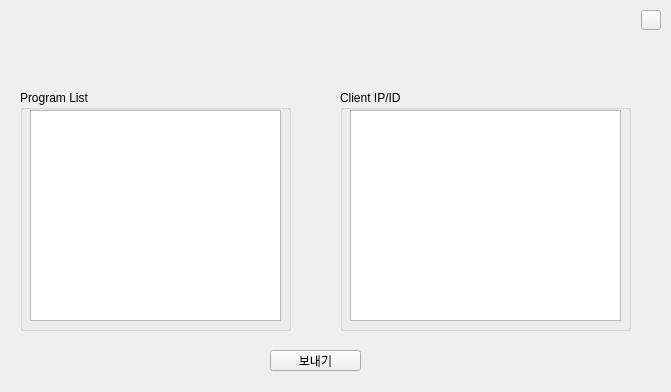
<?xml version="1.0" encoding="UTF-8"?>
<ui version="4.0">
 <class>Form</class>
 <widget class="QWidget" name="Form">
  <property name="geometry">
   <rect>
    <x>0</x>
    <y>0</y>
    <width>671</width>
    <height>392</height>
   </rect>
  </property>
  <property name="palette">
   <palette>
    <active>
     <colorrole role="NoRole">
      <brush brushstyle="SolidPattern">
       <color alpha="255">
        <red>240</red>
        <green>240</green>
        <blue>240</blue>
       </color>
      </brush>
     </colorrole>
    </active>
    <inactive>
     <colorrole role="NoRole">
      <brush brushstyle="SolidPattern">
       <color alpha="255">
        <red>240</red>
        <green>240</green>
        <blue>240</blue>
       </color>
      </brush>
     </colorrole>
    </inactive>
    <disabled>
     <colorrole role="NoRole">
      <brush brushstyle="SolidPattern">
       <color alpha="255">
        <red>240</red>
        <green>240</green>
        <blue>240</blue>
       </color>
      </brush>
     </colorrole>
    </disabled>
   </palette>
  </property>
  <property name="windowTitle">
   <string>Form</string>
  </property>
  <widget class="QGroupBox" name="groupBox">
   <property name="geometry">
    <rect>
     <x>20</x>
     <y>90</y>
     <width>271</width>
     <height>241</height>
    </rect>
   </property>
   <property name="autoFillBackground">
    <bool>false</bool>
   </property>
   <property name="title">
    <string>Program List</string>
   </property>
   <widget class="QListWidget" name="ProgramList">
    <property name="geometry">
     <rect>
      <x>10</x>
      <y>20</y>
      <width>251</width>
      <height>211</height>
     </rect>
    </property>
    <property name="selectionMode">
     <enum>QAbstractItemView::MultiSelection</enum>
    </property>
    <property name="selectionBehavior">
     <enum>QAbstractItemView::SelectRows</enum>
    </property>
    <property name="selectionRectVisible">
     <bool>true</bool>
    </property>
    <property name="sortingEnabled">
     <bool>false</bool>
    </property>
   </widget>
  </widget>
  <widget class="QGroupBox" name="groupBox_2">
   <property name="geometry">
    <rect>
     <x>340</x>
     <y>90</y>
     <width>291</width>
     <height>241</height>
    </rect>
   </property>
   <property name="title">
    <string>Client IP/ID</string>
   </property>
   <widget class="QListWidget" name="IpaddressList">
    <property name="geometry">
     <rect>
      <x>10</x>
      <y>20</y>
      <width>271</width>
      <height>211</height>
     </rect>
    </property>
    <property name="selectionMode">
     <enum>QAbstractItemView::MultiSelection</enum>
    </property>
    <property name="selectionRectVisible">
     <bool>true</bool>
    </property>
   </widget>
  </widget>
  <widget class="QPushButton" name="sendbutton">
   <property name="geometry">
    <rect>
     <x>270</x>
     <y>350</y>
     <width>91</width>
     <height>21</height>
    </rect>
   </property>
   <property name="cursor">
    <cursorShape>PointingHandCursor</cursorShape>
   </property>
   <property name="text">
    <string>보내기</string>
   </property>
  </widget>
  <widget class="QPushButton" name="Closebutton">
   <property name="geometry">
    <rect>
     <x>641</x>
     <y>10</y>
     <width>20</width>
     <height>20</height>
    </rect>
   </property>
   <property name="cursor">
    <cursorShape>PointingHandCursor</cursorShape>
   </property>
   <property name="text">
    <string/>
   </property>
  </widget>
  <zorder>groupBox_2</zorder>
  <zorder>groupBox</zorder>
  <zorder>sendbutton</zorder>
  <zorder>Closebutton</zorder>
 </widget>
 <resources/>
 <connections/>
</ui>
